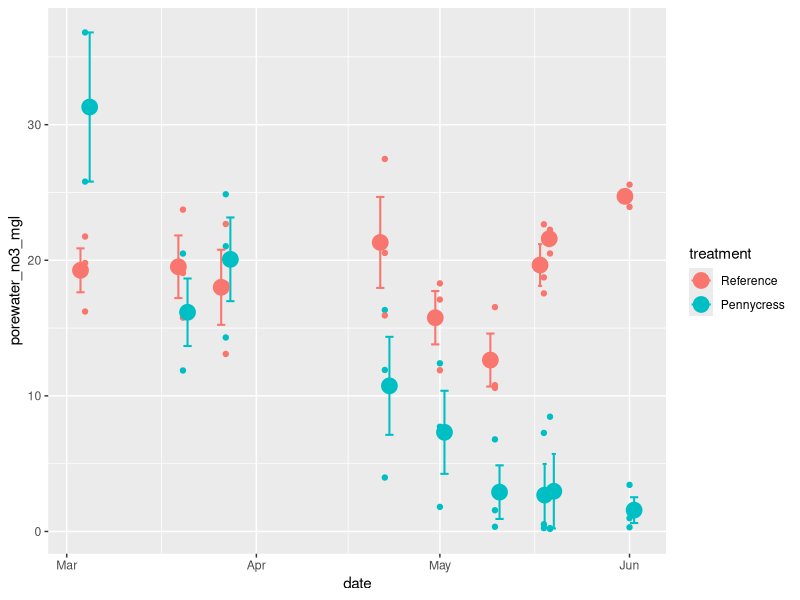
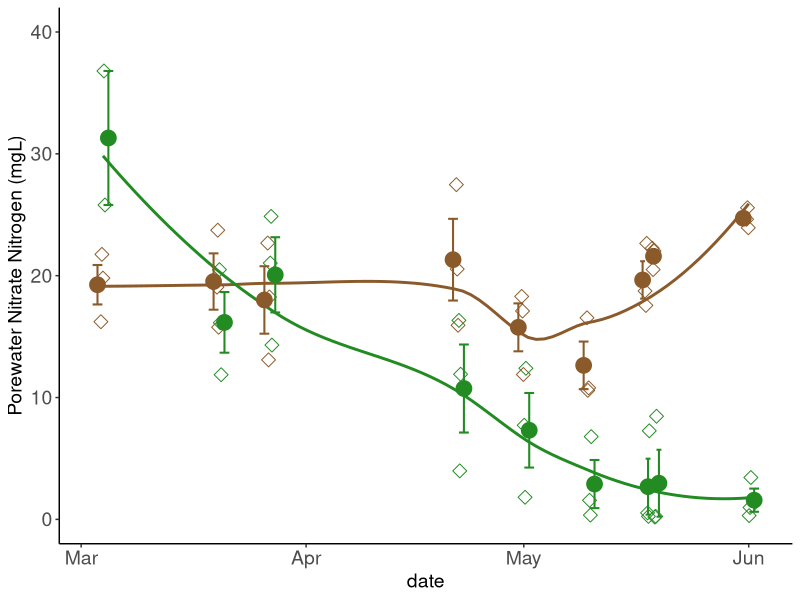
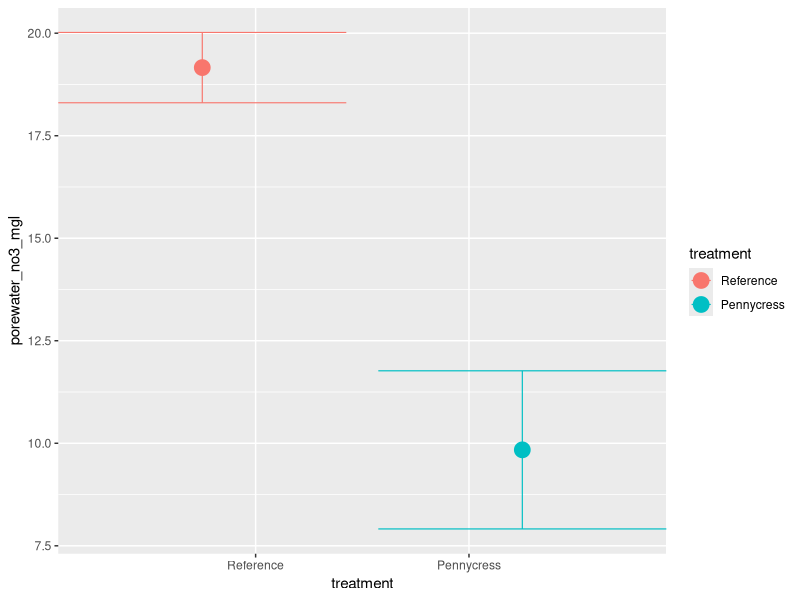
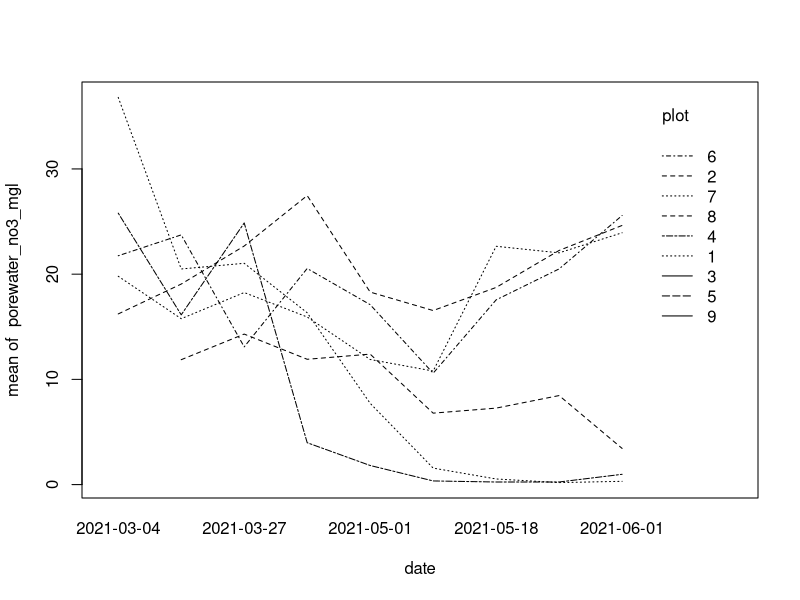
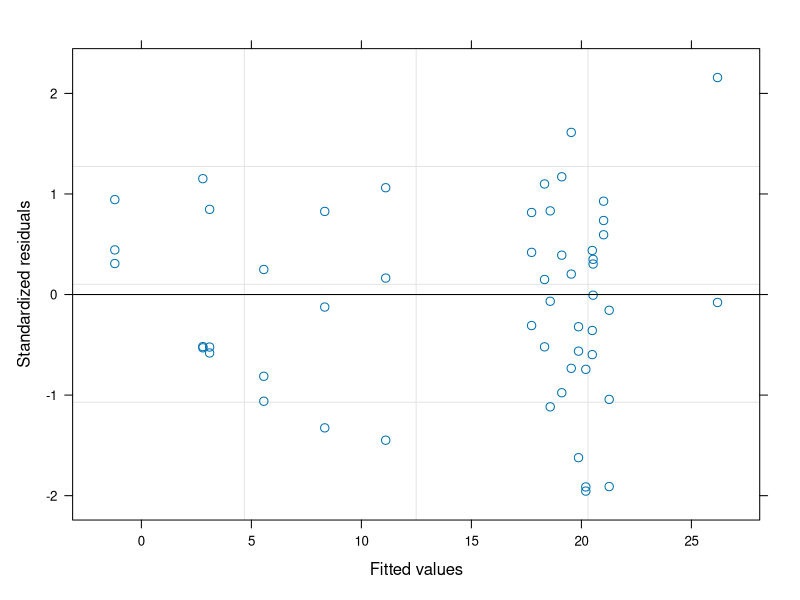
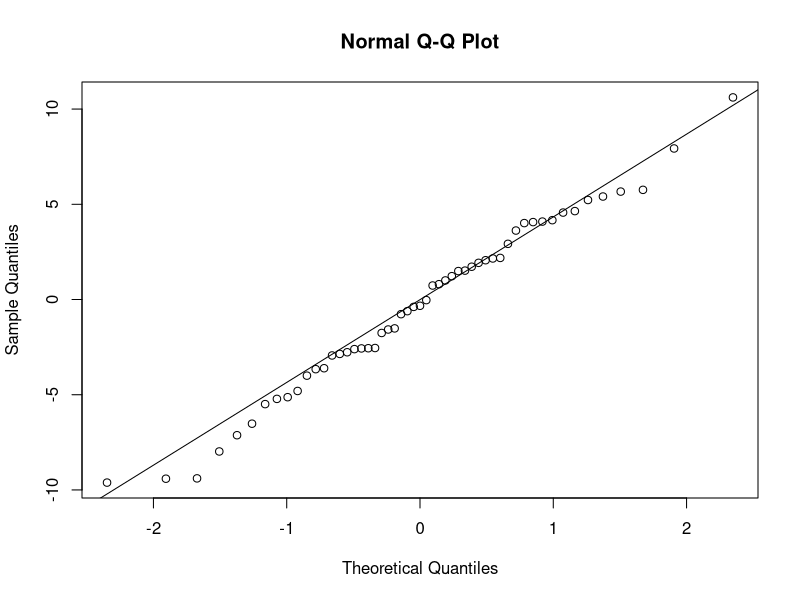

Write the R code that produced these figures, in order. (Note: this script raises an error after producing the figures.)
# LOAD LIBRARIES ----
library(readxl)
library(effects)
library(tidyverse) 
library(car)
library(multcompView)
library(nlme)
library(emmeans)
library(multcomp)
library(lubridate)
library(broom)
library(tidyr)

# # # # # # # # # # # # # # # # # # # # # # # # # # # # # # # # # # # # # # # # # # # # # # # # #
#  SOIL POREWATER ANALYSIS REMOVING THE EFFECT OF PC+N DUE TO APPLICATION ISSUES CAUSING HUGE SE----
# # # # # # # # # # # # # # # # # # # # # # # # # # # # # # # # # # # # # # # # # # # # # # # # #

# Results:
# Reject the null hypothesis,  t-ratio=4.7, df=4, p-value=0.009
# There is a difference between pc and reference
# treatment   emmean   SE  df   lower.CL  upper.CL
# Reference    19.6   1.38  5    16.07     23.2
# Pennycress   10.4   1.40  4     6.51     14.3

# No significant block effect 
# Pennycress reduces N in soil porewater by almost 50% 




# READ IN THE DATA ----
no3.df <- read_excel("Data/Lysimeter/combined lysimiter pore water.xlsx")

# DATA MUTATIONS ----
# Create treatment columns
no3.df <- no3.df %>% 
  mutate(treatment = case_when(
    plot == 1 ~ "Pennycress",
    plot == 2 ~ "Reference",
    plot == 3 ~ "Pennycress_N",
    plot == 4 ~ "Pennycress",
    plot == 5 ~ "Pennycress_N",
    plot == 6 ~ "Reference",
    plot == 7 ~ "Reference",
    plot == 8 ~ "Pennycress",
    plot == 9 ~ "Pennycress_N"
  )) 

# create month and year column
no3.df <- no3.df %>% 
  mutate(year = year(date),
         month = month(date))

# remove and arrange stuff
no3.df <- no3.df %>% 
  filter(type =="lysimeter") %>% 
  filter(year != 2020 & month >= 3) %>% 
  arrange(month, treatment, plot, block) 

# make factors
no3.df <- no3.df %>% 
  mutate( 
    treatment = as.factor(treatment),
    plot=as.factor(plot),
    month=as.factor(month),
    date = as_date(date),
    treatment = as.factor(treatment),
    block = as.factor(block)
  ) 

# reorder factors
no3.df <- no3.df %>% 
  mutate(treatment = fct_relevel(treatment, "Reference", "Pennycress", "Pennycress_N" )) 

# summarize as means
no3.df <- no3.df %>% 
  ungroup() %>% 
  group_by(date, plot, treatment, block) %>% 
  summarize (
    porewater_no3_mgl = mean(porewater_no3_mgl, na.rm=TRUE),
    porewater_nh3_mgl = mean(porewater_nh3_mgl, na.rm=TRUE),
    porewater_drp_ugl = mean(porewater_drp_ugl, na.rm=TRUE),
  ) %>% 
  arrange(date, plot)

# remove pc+n treatment
no3.df <- no3.df %>%
  filter(treatment != "Pennycress_N")

# # # # # # # # # # # # # # # # # # # # # # # # # # # # # # # # # # # # # # # # # # # # # # # # #
#  PLOTTING ----
# # # # # # # # # # # # # # # # # # # # # # # # # # # # # # # # # # # # # # # # # # # # # # # # #

no3.df %>% 
  ggplot(aes(date, porewater_no3_mgl, color=treatment)) +
  geom_point() +
  stat_summary(
    fun.data = mean_se, na.rm = TRUE, geom = "errorbar", width = 3, size=.7,
    position = position_dodge2(width = 3)) +
  stat_summary(
    fun=mean, na.rm = TRUE, geom = "point", size = 5,
    position = position_dodge2(width = 3))

# ME MAKE PLOT ---
smooth.plot <- ggplot(data = no3.df, mapping = aes(x = date, y = porewater_no3_mgl, color = treatment)) +
  geom_smooth(se = FALSE) +
  geom_point(size = 3, position = position_dodge2(width = 0.7), shape = 5) +
  stat_summary(
    fun.data = mean_se, na.rm = TRUE, geom = "errorbar", width = 3, size = 0.7,
    position = position_dodge2(width = 3)) +
  stat_summary(
    fun = mean, na.rm = TRUE, geom = "point", size = 5, 
    position = position_dodge2(width = 3)) +
  scale_y_continuous(limits = c(0,40)) +
  labs(y = "Porewater Nitrate Nitrogen (mgL)") + theme(axis.line = element_line(linetype = "solid"),
    axis.title = element_text(size = 14),
    axis.text = element_text(size = 14),
    plot.title = element_text(size = 14),
    panel.background = element_rect(fill = NA)) + theme(legend.key = element_rect(fill = NA),
    legend.background = element_rect(fill = NA), 
    legend.position = "NULL") +
  scale_color_manual(values = c("tan4", "forestgreen")) 
smooth.plot

ggplot(data = no3.df, mapping = aes(x = treatment, y = porewater_no3_mgl, color = treatment)) +
  stat_summary(
    fun.data = mean_se, na.rm = TRUE, geom = "errorbar", width = 3, size = 0.4,
    position = position_dodge2(width = 3)) +
  stat_summary(
    fun = mean, na.rm = TRUE, geom = "point", size = 5, 
    position = position_dodge2(width = 3))


# my brain broke at this one
# EFFECT OF BLOCK ----
with(no3.df, interaction.plot(date, plot, porewater_no3_mgl))

# # # # # # # # # # # # # # # # # # # # # # # # # # # # # # # # # # # # # # # # # # # # # # # # #
#  STATISTICAL ANALYSIS ----
# # # # # # # # # # # # # # # # # # # # # # # # # # # # # # # # # # # # # # # # # # # # # # # # #

# create linear model
lme_fitno3.block <- lme(fixed = porewater_no3_mgl ~  treatment * date ,  
                        random = ~ 1 | plot/block, 
                        method='REML',
                        corr = corAR1( form= ~1 | plot/block),
                        data = no3.df)
# equal variance
plot(lme_fitno3.block)

# normality
qqnorm(resid(lme_fitno3.block))
qqline(resid(lme_fitno3.block))

# analysis
Anova(lme_fitno3.block, type="III")

# without block
lme_fitno3.noblock <- lme(fixed = porewater_no3_mgl ~  treatment * date ,  
                        random = ~ 1 | plot, 
                        method='REML',
                        corr = corAR1( form= ~1 | plot),
                        data = no3.df)
Anova(lme_fitno3.noblock, type = "3")

# no effect of block, just gonna leave it in to be safe

# treatment effects
emmeans(lme_fitno3.block, pairwise ~ treatment, adjust="bonferroni")

marginal = emmeans(lme_fitno3.block, 
                   ~ treatment*date)

plot(marginal, comparisons = TRUE)

# treatment by date interaction 
emminteraction = emmeans(lme_fitno3.block, 
                         pairwise ~ treatment*date,
                         adjust="bonferroni",
                         alpha=0.5)
emminteraction$contrasts

# # # # # # # # # # # # # # # # # # # # # # # # # # # # # # # # # # # # # # # # # # # # # # # # #
# FINAL PLOT ----
# # # # # # # # # # # # # # # # # # # # # # # # # # # # # # # # # # # # # # # # # # # # # # # # #

no3_lsmeans.df <- as.data.frame(lsmeans(lme_fitno3.block, eff ~ treatment*date)$lsmeans)

# The final Plot -----
no3_lsmeans.df %>% 
  ggplot(aes(date, lsmean, color=treatment, group=treatment)) +
  geom_point() +
  geom_line() +
  geom_errorbar(aes(ymin = lsmean-SE, ymax = lsmean+SE), 
                stat="identity", width = 0.2) 

no3_lsmeans.df %>% 
  ggplot(aes(date, lsmean, color=treatment, group=treatment)) +
  geom_point() +
  geom_line() +
  geom_pointrange(aes(ymin = lower.CL,
                      ymax = upper.CL))

  ggplot(data = all_data, mapping = aes(x = Condition, y = Support)) +
  stat_summary(
    fun.data = mean_se, na.rm = TRUE, geom = "errorbar", width = .3, size=.7) +
  stat_summary(
    fun=mean, na.rm = TRUE, geom = "point", size = 5)


season.plot <- no3.df %>% 
  ggplot(aes(treatment, porewater_no3_mgl, color=treatment)) +
  stat_summary(
    fun.data = mean_se, na.rm = TRUE, geom = "errorbar", width = .3, size=.7) +
  stat_summary(
    fun=mean, na.rm = TRUE, geom = "point", size = 5) +
  expand_limits(y=0) + theme(axis.line = element_line(linetype = "solid"),
    panel.background = element_rect(fill = NA)) +labs(y = "Soil Porewater No3(mg/L)", colour = "treatment") +
  labs(x = "") +
  scale_y_continuous(limits = c(0,40)) +
  annotate("text", x = "Reference", y = 16, label = "A", size = 7) +
  annotate("text", x = "Pennycress", y = 6, label = "B", size = 7) + 
  labs(y = "Porewater Nitrate Nitrogen (mgL)") +
  theme(axis.title = element_text(size = 15),
    axis.text = element_text(size = 14),
    axis.text.x = element_text(size = 14),
    plot.title = element_text(size = 16),
    legend.text = element_text(size = 14),
    legend.title = element_text(size = 14),
    legend.key = element_rect(fill = NA),
    legend.background = element_rect(fill = NA)) +
  scale_color_manual(values = c("tan4", "forestgreen"))
season.plot
no3.df %>% 
  ggplot(aes(treatment, porewater_no3_mgl, color=treatment)) + 
  geom_blank() + 
  theme(axis.line = element_line(linetype = "solid"),
        panel.background = element_rect(fill = NA)) +
  labs(y = "Soil Porewater No3(mg/L)", colour = "Treatment") +
  labs(x = "Treatment") +
  scale_color_manual(values = c("tan4", "forestgreen"))

# patchwork ----
library(patchwork)
smooth.plot + season.plot

full.plot <- smooth.plot + season.plot +
  plot_layout(ncol=2, guides = "collect", widths = c(4,1)) + theme(axis.title.y = element_blank(), 
                                                  axis.text.y = element_blank(),
                                                  axis.line.y = element_blank(),
                                                  axis.ticks.y = element_blank(),
                                                  axis.text.x = element_blank()
                                                  )
                                                  
full.plot
ggsave(filename = "Figures/Porewater Final Plot.pdf", full.plot,
       width = 7, height = 7, units = "in")

ggsave(filename = "Figures/Nitrate EMM.pdf", no3n_emm.plot,
       width = 9, height = 7, units = "in")
